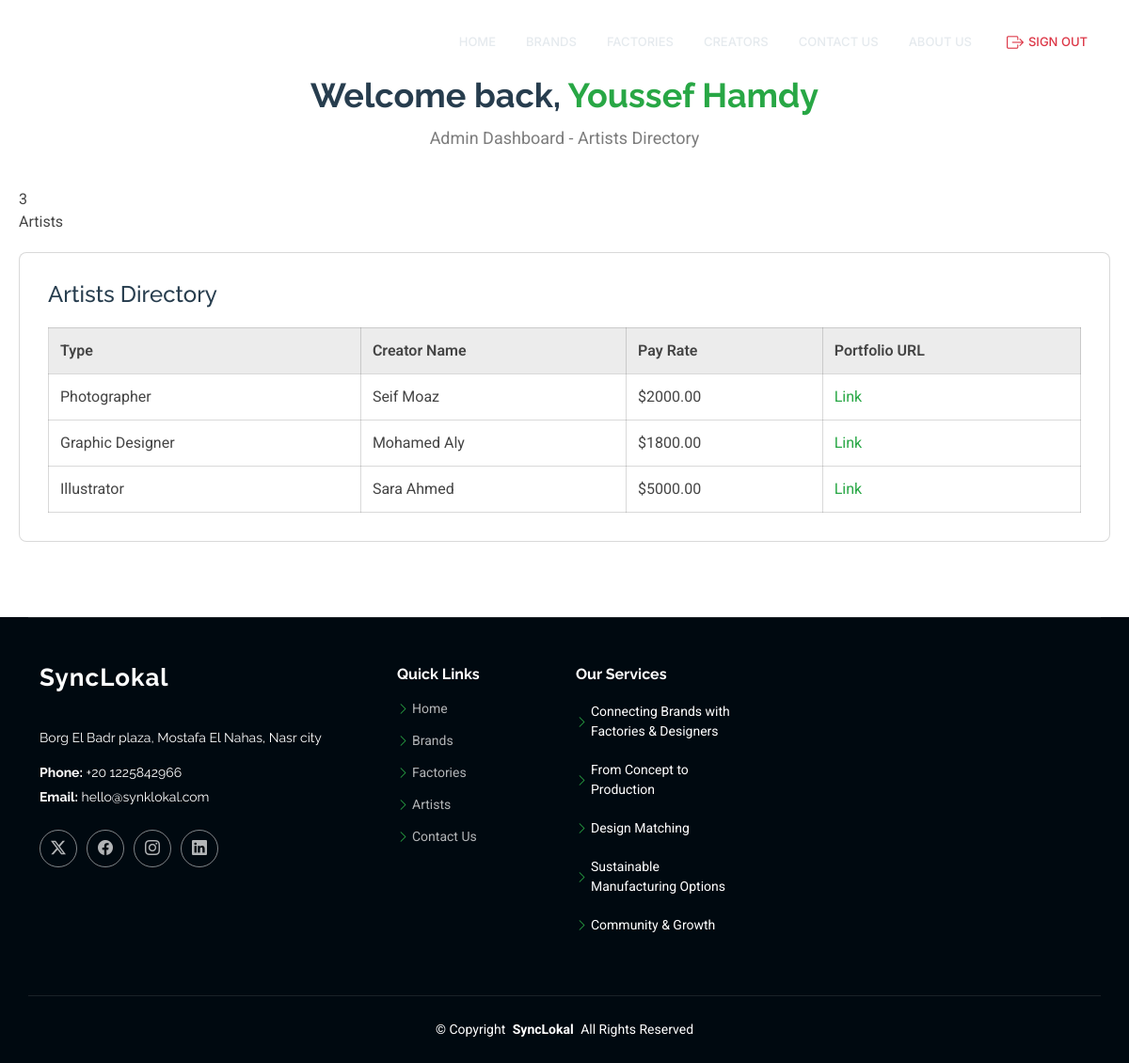
/admin_dash/artists_directory.php (signed in), run on the app's committed database.
### tables this page shows
CREATE TABLE `website_admin` (
  `Admin_ID` int(11) NOT NULL,
  `First_Name` varchar(100) DEFAULT NULL,
  `Last_Name` varchar(100) DEFAULT NULL,
  `Email` varchar(100) DEFAULT NULL,
  `Phone` varchar(20) DEFAULT NULL,
  `Password` varchar(255) DEFAULT NULL
);

CREATE TABLE `creator` (
  `Creator_ID` int(11) NOT NULL,
  `Pay_Rate` decimal(10,2) NOT NULL,
  `Portfolio_URL` varchar(255) DEFAULT NULL,
  `User_ID` int(11) NOT NULL,
  `Type` varchar(50) NOT NULL DEFAULT 'Standard',
  `image_data` longblob DEFAULT NULL,
  `image_mime_type` varchar(50) DEFAULT NULL,
  `Instapay_Email` varchar(55) NOT NULL
);

### admin_dash/artists_directory.php (the view, shortened to what this page needs)
<?php
require_once '../db_connect.php';
$admin_id = $_SESSION['admin_id'] ?? null;
$admin_user = ['First_Name' => 'Admin', 'Last_Name' => ''];
try {
    $stmt = $conn->prepare("SELECT First_Name, Last_Name FROM website_admin WHERE Admin_ID = ?");
    $stmt->execute([$admin_id]);
    $result = $stmt->fetch(PDO::FETCH_ASSOC);
    if ($result !== false) {
        $admin_user = $result;
    } else {
        $error = "Admin user not found.";
    }
    $creators_query = "
        SELECT c.Type, CONCAT(u.First_Name, ' ', u.Last_Name) AS Creator_Name, c.Pay_Rate, c.Portfolio_URL
        FROM creator c
        JOIN user u ON c.User_ID = u.User_ID";
    $stmt = $conn->prepare($creators_query);
    $stmt->execute();
    $creators = $stmt->fetchAll(PDO::FETCH_ASSOC);
    $creator_count = count($creators);
} catch (PDOException $e) {
    $error = "Error: " . $e->getMessage();
}
?>
<!DOCTYPE html>
<html lang="en">
<head>
  <link href="../assets/vendor/bootstrap/css/bootstrap.min.css" rel="stylesheet">
  <link href="../assets/vendor/bootstrap-icons/bootstrap-icons.css" rel="stylesheet">
  <link href="../assets/vendor/aos/aos.css" rel="stylesheet">
  <link href="../assets/vendor/glightbox/css/glightbox.min.css" rel="stylesheet">
  <link href="../assets/vendor/swiper/swiper-bundle.min.css" rel="stylesheet">
  <link href="../assets/css/main.css" rel="stylesheet">
</head>
<body class="index-page">
  <header id="header" class="header d-flex align-items-center fixed-top">
    <div class="container-fluid container-xl position-relative d-flex align-items-center">
      <a href="../index.html" class="logo d-flex align-items-center me-auto">
        <h1 class="sitename">SyncLokal</h1>
      </a>
      <nav id="navmenu" class="navmenu">
        <ul>
          <li><a href="/Grad/Grad2/index.php">Home</a></li>
          <li><a href="/Grad/Grad2/brands.php">Brands</a></li>
          <li><a href="/Grad/Grad2/factories.php">Factories</a></li>
          <li><a href="/Grad/Grad2/creators.php">Creators</a></li>
          <li><a href="/Grad/Grad2/contact.php">Contact Us</a></li>
          <li><a href="/Grad/Grad2/about.php">About us</a></li>
          <li><a href="/Grad/Grad2/signout.php" class="text-danger"><i class="bi bi-box-arrow-right"></i> Sign Out</a></li>
        </ul>
      </nav>
    </div>
  </header>
  <main class="main">
    <section class="dashboard-section">
      <div class="dashboard-container">
        <div class="welcome-message" id="welcomeMessage">
          <h2>Welcome back, <span><?= htmlspecialchars($admin_user['First_Name'] . ' ' . $admin_user['Last_Name']) ?></span></h2>
          <p class="subtitle">Admin Dashboard - Artists Directory</p>
        </div>
        <div class="stats-overview" data-aos="fade-up">
          <div class="stat-item">
            <div class="value"><?= $creator_count ?></div>
            <div class="label">Artists</div>
          </div>
        </div>
        <div class="widget" data-aos="fade-up">
          <h3>Artists Directory</h3>
          <table>
            <thead>
              <tr>
                <th>Type</th>
                <th>Creator Name</th>
                <th>Pay Rate</th>
                <th>Portfolio URL</th>
              </tr>
            </thead>
            <tbody>
              <?php foreach ($creators as $creator): ?>
                <tr>
                  <td><?= htmlspecialchars($creator['Type']) ?></td>
                  <td><?= htmlspecialchars($creator['Creator_Name']) ?></td>
                  <td>$<?= htmlspecialchars($creator['Pay_Rate']) ?></td>
                  <td><a href="<?= htmlspecialchars($creator['Portfolio_URL']) ?>" target="_blank">Link</a></td>
                </tr>
              <?php endforeach; ?>
            </tbody>
          </table>
        </div>
      </div>
    </section>
  </main>
  <footer id="footer" class="footer dark-background">
    <div class="container footer-top">
      <div class="row gy-4">
        <div class="col-lg-4 col-md-6 footer-about">
          <a href="../index.html" class="logo d-flex align-items-center">
            <span class="sitename">SyncLokal</span>
          </a>
          <div class="footer-contact pt-3">
            <p>Borg El Badr plaza, Mostafa El Nahas, Nasr city</p>
            <p class="mt-3"><strong>Phone:</strong> <span>+20 1225842966</span></p>
            <p><strong>Email:</strong> <span>hello@synklokal.com</span></p>
          </div>
          <div class="social-links d-flex mt-4">
            <a href=""><i class="bi bi-twitter-x"></i></a>
            <a href=""><i class="bi bi-facebook"></i></a>
            <a href=""><i class="bi bi-instagram"></i></a>
            <a href=""><i class="bi bi-linkedin"></i></a>
          </div>
        </div>
                <div class="col-lg-2 col-md-3 footer-links">
          <h4>Quick Links</h4>
          <ul>
            <li><i class="bi bi-chevron-right"></i> <a href="index.php">Home</a></li>
            <li><i class="bi bi-chevron-right"></i> <a href="brands.php">Brands</a></li>
            <li><i class="bi bi-chevron-right"></i> <a href="factories.php">Factories</a></li>
            <li><i class="bi bi-chevron-right"></i> <a href="artists.php">Artists</a></li>
            <li><i class="bi bi-chevron-right"></i> <a href="contact.php">Contact Us</a></li>
          </ul>
        </div>
        <div class="col-lg-2 col-md-3 footer-links">
          <h4>Our Services</h4>
          <ul>
            <li><i class="bi bi-chevron-right"></i> Connecting Brands with Factories & Designers</li>
            <li><i class="bi bi-chevron-right"></i> From Concept to Production</li>
            <li><i class="bi bi-chevron-right"></i> Design Matching</li>
            <li><i class="bi bi-chevron-right"></i> Sustainable Manufacturing Options</li>
            <li><i class="bi bi-chevron-right"></i> Community & Growth</li>
          </ul>
        </div>
      </div>
    </div>
    <div class="container copyright text-center mt-4">
      <p>© <span>Copyright</span> <strong class="px-1 sitename">SyncLokal</strong> <span>All Rights Reserved</span></p>
    </div>
  </footer>
</body>
</html>

### admin_dash/artists_directory.php (style rules this page uses)
.dashboard-section { padding: 80px 0; background-color: var(--surface-color); }
.dashboard-container { max-width: 1200px; margin: 0 auto; padding: 0 20px; }
.welcome-message { text-align: center; margin-bottom: 40px; }
.welcome-message h2 { color: var(--heading-color); font-family: var(--heading-font); font-size: 36px; font-weight: 700; margin: 0; }
.welcome-message p.subtitle { color: color-mix(in srgb, var(--default-color), transparent 30%); font-size: 18px; margin-top: 10px; }
.welcome-message span { color: var(--accent-color); }
.welcome-message.animate h2 { animation: fadeInSlideUp 1s ease-out forwards; }
.widget { background-color: var(--surface-color); border: 1px solid color-mix(in srgb, var(--default-color), transparent 80%); border-radius: 8px; padding: 30px; margin-top: 20px; }
.widget h3 { color: var(--heading-color); font-size: 24px; font-family: var(--heading-font); margin-bottom: 15px; }
.widget table { width: 100%; border-collapse: collapse; margin-top: 20px; }
.widget th, .widget td { padding: 12px; border: 1px solid color-mix(in srgb, var(--default-color), transparent 80%); text-align: left; }
.widget th { background-color: color-mix(in srgb, var(--default-color), transparent 90%); font-weight: 600; }
.widget a { color: var(--accent-color); text-decoration: none; }
.navmenu .text-danger { font-family: 'Inter', sans-serif; display: flex; align-items: center; gap: 5px; }
.navmenu .text-danger i { font-size: 18px; }

### data on the page
website_admin: First_Name+Last_Name "Youssef Hamdy"
creator: Type "Photographer", Creator_Name "Seif Moaz", Pay_Rate "2000.00"
creator: Type "Graphic Designer", Creator_Name "Mohamed Aly", Pay_Rate "1800.00"
creator: Type "Illustrator", Creator_Name "Sara Ahmed", Pay_Rate "5000.00"

### other printed values
$creator_count "3"
